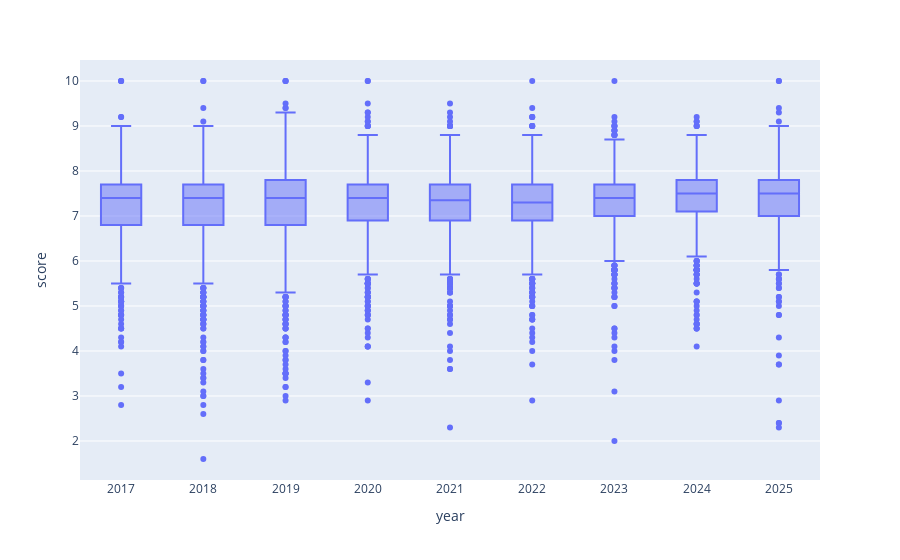

Notebook source saved alongside this figure:
### Code cell
df2 = df.loc[df['year'] > 2016]
px.box(df2, x='year', y='score')

### Figure 1 — Plotly figure (JSON) as saved in the notebook; plotly's stock layout.template omitted (floating-point values rounded to 4 significant figures; data arrays with more than 128 entries replaced by an {"elided": "..."} marker saying what was removed)
{"data": [{"alignmentgroup": "True", "hovertemplate": "year=%{x}<br>score=%{y}<extra></extra>", "legendgroup": "", "marker": {"color": "#636efa"}, "name": "", "notched": false, "offsetgroup": "", "orientation": "v", "showlegend": false, "type": "box", "x": {"elided": "8253 float values"}, "x0": " ", "xaxis": "x", "y": {"elided": "8253 float values"}, "y0": " ", "yaxis": "y"}], "layout": {"boxmode": "group", "legend": {"tracegroupgap": 0}, "margin": {"t": 60}, "xaxis": {"anchor": "y", "domain": [0, 1], "title": {"text": "year"}}, "yaxis": {"anchor": "x", "domain": [0, 1], "title": {"text": "score"}}}}
